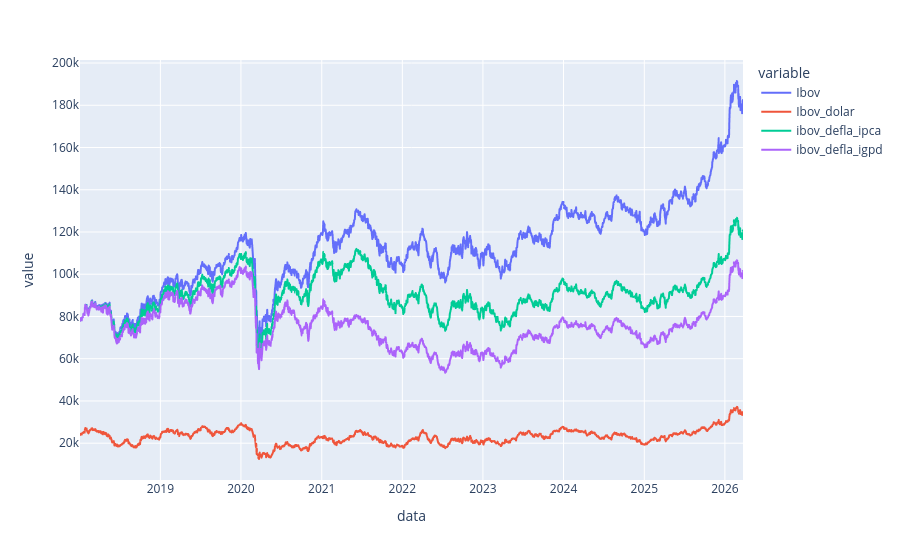

Notebook source saved alongside this figure:
### Code cell
df_ibov[['Ibov','Ibov_dolar','ibov_defla_ipca','ibov_defla_igpd']].plot()

### Figure 1 — Plotly figure (JSON) as saved in the notebook; plotly's stock layout.template omitted (floating-point values rounded to 4 significant figures; data arrays with more than 128 entries replaced by an {"elided": "..."} marker saying what was removed)
{"data": [{"hovertemplate": "variable=Ibov<br>data=%{x}<br>value=%{y}<extra></extra>", "legendgroup": "Ibov", "line": {"color": "#636efa", "dash": "solid"}, "marker": {"symbol": "circle"}, "mode": "lines", "name": "Ibov", "showlegend": true, "type": "scattergl", "x": {"elided": "2084 str values"}, "xaxis": "x", "y": {"elided": "2084 float values"}, "yaxis": "y"}, {"hovertemplate": "variable=Ibov_dolar<br>data=%{x}<br>value=%{y}<extra></extra>", "legendgroup": "Ibov_dolar", "line": {"color": "#EF553B", "dash": "solid"}, "marker": {"symbol": "circle"}, "mode": "lines", "name": "Ibov_dolar", "showlegend": true, "type": "scattergl", "x": {"elided": "2084 str values"}, "xaxis": "x", "y": {"elided": "2084 float values"}, "yaxis": "y"}, {"hovertemplate": "variable=ibov_defla_ipca<br>data=%{x}<br>value=%{y}<extra></extra>", "legendgroup": "ibov_defla_ipca", "line": {"color": "#00cc96", "dash": "solid"}, "marker": {"symbol": "circle"}, "mode": "lines", "name": "ibov_defla_ipca", "showlegend": true, "type": "scattergl", "x": {"elided": "2084 str values"}, "xaxis": "x", "y": {"elided": "2084 float values"}, "yaxis": "y"}, {"hovertemplate": "variable=ibov_defla_igpd<br>data=%{x}<br>value=%{y}<extra></extra>", "legendgroup": "ibov_defla_igpd", "line": {"color": "#ab63fa", "dash": "solid"}, "marker": {"symbol": "circle"}, "mode": "lines", "name": "ibov_defla_igpd", "showlegend": true, "type": "scattergl", "x": {"elided": "2084 str values"}, "xaxis": "x", "y": {"elided": "2084 float values"}, "yaxis": "y"}], "layout": {"legend": {"title": {"text": "variable"}, "tracegroupgap": 0}, "margin": {"t": 60}, "xaxis": {"anchor": "y", "domain": [0, 1], "title": {"text": "data"}}, "yaxis": {"anchor": "x", "domain": [0, 1], "title": {"text": "value"}}}}
